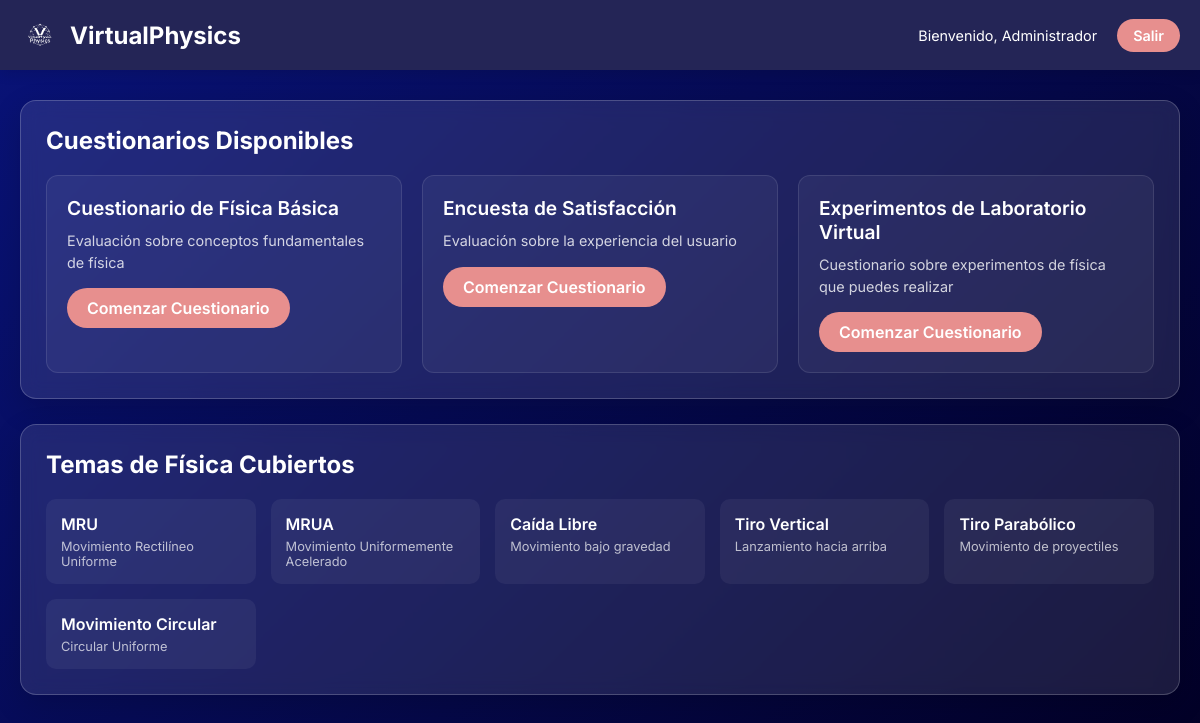
/dashboard.php (signed in), run on the app's committed database.
### tables this page shows
CREATE TABLE `formularios` (
  `id` int(11) NOT NULL,
  `titulo` varchar(255) NOT NULL,
  `descripcion` text DEFAULT NULL,
  `fecha_creacion` datetime DEFAULT current_timestamp(),
  `activo` tinyint(1) DEFAULT 1
);

### dashboard.php (the view, shortened to what this page needs)
<?php
include 'config/database.php';
$query_formularios = "SELECT * FROM formularios WHERE activo = 1";
$formularios = mysqli_query($conexion, $query_formularios);
?>
<!DOCTYPE html>
<html lang="es">
<head>
    <link rel="stylesheet" href="css/dashboard.css">
</head>
<body>
    <nav class="navbar">
        <div class="container navbar-container">
            <div class="logo">
                <img src="img/logo.png" alt="VirtualPhysics Logo">
                <span class="logo-text">VirtualPhysics</span>
            </div>
            <div class="user-actions">
                <span class="welcome-text">Bienvenido, <?php echo $_SESSION['usuario_nombre']; ?></span>
                <a href="logout.php" class="logout-btn">Salir</a>
            </div>
        </div>
    </nav>
    <div class="main-content">
        <div class="container">
            <div class="card">
                <h2 class="card-title">Cuestionarios Disponibles</h2>
                <div class="formularios-grid">
                    <?php while($formulario = mysqli_fetch_assoc($formularios)): ?>
                        <div class="formulario-card">
                            <h3 class="formulario-title"><?php echo $formulario['titulo']; ?></h3>
                            <p class="formulario-description"><?php echo $formulario['descripcion']; ?></p>
                            <a href="formularios.php?id=<?php echo $formulario['id']; ?>" class="btn btn-primary">
                                Comenzar Cuestionario
                            </a>
                        </div>
                    <?php endwhile; ?>
                </div>
            </div>
            <div class="card">
                <h3 class="card-title">Temas de Física Cubiertos</h3>
                <div class="temas-grid">
                    <div class="tema-card">
                        <h4 class="tema-title">MRU</h4>
                        <p class="tema-description">Movimiento Rectilíneo Uniforme</p>
                    </div>
                    <div class="tema-card">
                        <h4 class="tema-title">MRUA</h4>
                        <p class="tema-description">Movimiento Uniformemente Acelerado</p>
                    </div>
                    <div class="tema-card">
                        <h4 class="tema-title">Caída Libre</h4>
                        <p class="tema-description">Movimiento bajo gravedad</p>
                    </div>
                    <div class="tema-card">
                        <h4 class="tema-title">Tiro Vertical</h4>
                        <p class="tema-description">Lanzamiento hacia arriba</p>
                    </div>
                    <div class="tema-card">
                        <h4 class="tema-title">Tiro Parabólico</h4>
                        <p class="tema-description">Movimiento de proyectiles</p>
                    </div>
                    <div class="tema-card">
                        <h4 class="tema-title">Movimiento Circular</h4>
                        <p class="tema-description">Circular Uniforme</p>
                    </div>
                </div>
            </div>
        </div>
    </div>
</body>
</html>

### css/dashboard.css (style rules this page uses)
* { margin: 0; padding: 0; box-sizing: border-box; }
body { font-family: 'Inter', -apple-system, BlinkMacSystemFont, 'Segoe UI', Roboto, sans-serif; background: linear-gradient(135deg, #091379 0%, #020024 100%); min-height: 100vh; color: #ffffff; }
.container { width: 100%; max-width: 1200px; margin: 0 auto; padding: 0 20px; }
.navbar { background-color: #242556; padding: 15px 0; box-shadow: 0 4px 12px rgba(0, 0, 0, 0.1); position: sticky; top: 0; z-index: 100; }
.navbar-container { display: flex; justify-content: space-between; align-items: center; }
.logo { display: flex; align-items: center; gap: 10px; }
.logo img { height: 40px; width: auto; }
.logo-text { font-size: 1.5rem; font-weight: 700; color: #ffffff; }
.user-actions { display: flex; align-items: center; gap: 20px; }
.welcome-text { font-size: 0.9rem; }
.logout-btn { background-color: #e78f8e; color: white; border: none; padding: 8px 16px; border-radius: 24px; font-size: 0.9rem; font-weight: 600; cursor: pointer; text-decoration: none; transition: all 0.3s ease; }
.main-content { padding: 30px 0; }
.card { background: rgba(255, 255, 255, 0.1); backdrop-filter: blur(10px); border: 1px solid rgba(255, 255, 255, 0.2); border-radius: 16px; padding: 25px; margin-bottom: 25px; box-shadow: 0 10px 30px rgba(0, 0, 0, 0.15); animation: fadeIn 0.5s ease-out; }
.card-title { font-size: 1.5rem; font-weight: 700; margin-bottom: 20px; color: #ffffff; }
.formularios-grid { display: grid; grid-template-columns: repeat(auto-fill, minmax(300px, 1fr)); gap: 20px; }
.formulario-card { background: rgba(255, 255, 255, 0.05); border: 1px solid rgba(255, 255, 255, 0.1); border-radius: 12px; padding: 20px; transition: all 0.3s ease; }
.formulario-title { font-size: 1.2rem; font-weight: 600; margin-bottom: 10px; color: #ffffff; }
.formulario-description { font-size: 0.9rem; color: rgba(255, 255, 255, 0.8); margin-bottom: 15px; line-height: 1.5; }
.btn { display: inline-block; padding: 10px 20px; border-radius: 24px; font-weight: 600; text-decoration: none; transition: all 0.3s ease; text-align: center; }
.btn-primary { background-color: #e78f8e; color: white; }
.temas-grid { display: grid; grid-template-columns: repeat(auto-fill, minmax(200px, 1fr)); gap: 15px; }
.tema-card { background: rgba(255, 255, 255, 0.05); border-radius: 10px; padding: 15px; transition: all 0.3s ease; }
.tema-title { font-size: 1rem; font-weight: 600; margin-bottom: 5px; color: #ffffff; }
.tema-description { font-size: 0.8rem; color: rgba(255, 255, 255, 0.7); }

### data on the page
formularios: titulo "Cuestionario de Física Básica", descripcion "Evaluación sobre conceptos fundamentales de física"
formularios: titulo "Encuesta de Satisfacción", descripcion "Evaluación sobre la experiencia del usuario"
formularios: titulo "Experimentos de Laboratorio Virtual", descripcion "Cuestionario sobre experimentos de física que puedes realizar"

### other printed values
$_SESSION['usuario_nombre'] "Administrador"
